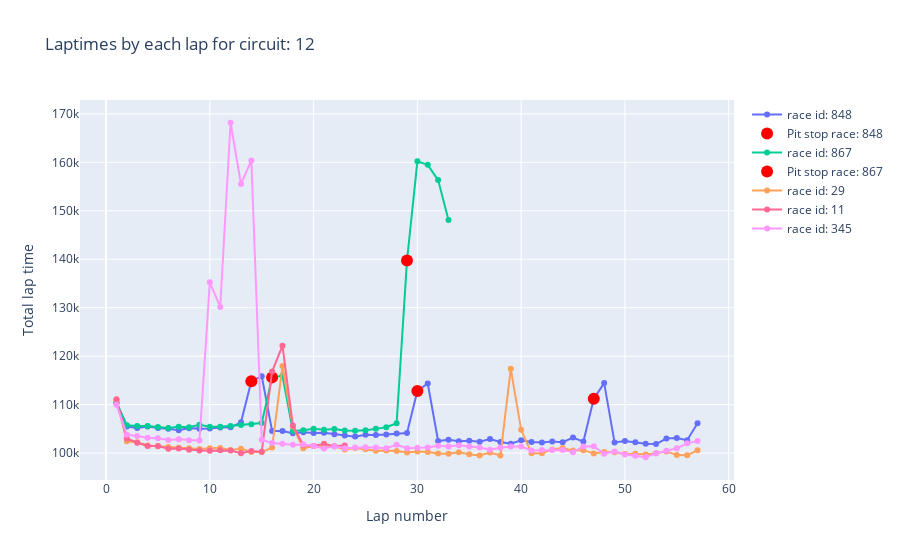

Notebook cell for this chart:
### Markdown cell above
#### Normal race scenario
- RaceId: 841
    - Two pit stops time: lap times increased during those points
#### Outlier situation
- RaceId: 860
    - Two pit stops, but lap time were still grater than normal
    - why? - Red flag or yellow flag? other outside factors?

### Code cell
fig = go.Figure()

circuit_id = 12

lap_times_selected_driver_circuit = master_lap_time_data[
    master_lap_time_data["circuitId"] == circuit_id
]
list_race_id = lap_times_selected_driver_circuit["raceId"].unique().tolist()

for race_id in list_race_id:

    lap_times_race = lap_times_selected_driver_circuit[
        lap_times_selected_driver_circuit["raceId"] == race_id
    ]

    fig.add_trace(
        go.Scatter(
            x=lap_times_race["lap"],
            y=lap_times_race["milliseconds"],
            mode="lines+markers",
            name=f"race id: {race_id}",
        )
    )

    condition = lap_times_race["isPitStop"]

    fig.add_trace(
        go.Scatter(
            x=lap_times_race.loc[condition, "lap"],
            y=lap_times_race.loc[condition, "milliseconds"],
            mode="markers",
            marker=dict(color="red", size=12, symbol="circle"),
            name=f"Pit stop race: {race_id}",
        )
    )

    fig.update_layout(
        title=f"Laptimes by each lap for circuit: {circuit_id}",
        xaxis_title="Lap number",
        yaxis_title="Total lap time",
    )
fig.show()

### Figure 1 — Plotly figure (JSON) as saved in the notebook; plotly's stock layout.template omitted (floating-point values rounded to 4 significant figures)
{"data": [{"mode": "lines+markers", "name": "race id: 848", "type": "scatter", "x": [1, 2, 3, 4, 5, 6, 7, 8, 9, 10, 11, 12, 13, 14, 15, 16, 17, 18, 19, 20, 21, 22, 23, 24, 25, 26, 27, 28, 29, 30, 31, 32, 33, 34, 35, 36, 37, 38, 39, 40, 41, 42, 43, 44, 45, 46, 47, 48, 49, 50, 51, 52, 53, 54, 55, 56, 57], "y": [110320, 105466, 105186, 105488, 105160, 105033, 104712, 105150, 105030, 105055, 105269, 105315, 106358, 114845, 115873, 104558, 104549, 104108, 104307, 104123, 104191, 103904, 103655, 103399, 103799, 103743, 103857, 104036, 104127, 112827, 114355, 102491, 102771, 102420, 102539, 102359, 102916, 102273, 101926, 102651, 102287, 102172, 102382, 102237, 103221, 102376, 111208, 114443, 102202, 102503, 102244, 101952, 101852, 102998, 103110, 102659, 106179]}, {"marker": {"color": "red", "size": 12, "symbol": "circle"}, "mode": "markers", "name": "Pit stop race: 848", "type": "scatter", "x": [14, 30, 47], "y": [114845, 112827, 111208]}, {"mode": "lines+markers", "name": "race id: 867", "type": "scatter", "x": [1, 2, 3, 4, 5, 6, 7, 8, 9, 10, 11, 12, 13, 14, 15, 16, 17, 18, 19, 20, 21, 22, 23, 24, 25, 26, 27, 28, 29, 30, 31, 32, 33], "y": [110454, 105759, 105584, 105602, 105409, 105168, 105412, 105341, 105856, 105415, 105423, 105602, 105818, 105950, 106210, 115623, 115953, 104555, 104690, 105008, 104832, 104988, 104644, 104611, 104707, 104998, 105328, 106162, 139743, 160201, 159481, 156334, 148102]}, {"marker": {"color": "red", "size": 12, "symbol": "circle"}, "mode": "markers", "name": "Pit stop race: 867", "type": "scatter", "x": [16, 29], "y": [115623, 139743]}, {"mode": "lines+markers", "name": "race id: 29", "type": "scatter", "x": [1, 2, 3, 4, 5, 6, 7, 8, 9, 10, 11, 12, 13, 14, 15, 16, 17, 18, 19, 20, 21, 22, 23, 24, 25, 26, 27, 28, 29, 30, 31, 32, 33, 34, 35, 36, 37, 38, 39, 40, 41, 42, 43, 44, 45, 46, 47, 48, 49, 50, 51, 52, 53, 54, 55, 56, 57], "y": [111020, 102428, 102235, 101558, 101420, 101235, 101122, 100974, 100818, 100986, 101053, 100653, 100906, 100248, 100209, 101142, 117972, 105493, 101002, 101470, 101325, 101423, 100733, 101039, 100811, 100471, 100529, 100414, 100107, 100312, 100227, 99937, 99879, 100192, 99771, 99485, 100107, 99519, 117391, 104800, 99965, 99953, 100761, 101031, 100512, 100604, 99924, 100243, 100183, 99794, 99846, 99708, 99967, 100346, 99583, 99532, 100596]}, {"marker": {"color": "red", "size": 12, "symbol": "circle"}, "mode": "markers", "name": "Pit stop race: 29", "type": "scatter", "x": [], "y": []}, {"mode": "lines+markers", "name": "race id: 11", "type": "scatter", "x": [1, 2, 3, 4, 5, 6, 7, 8, 9, 10, 11, 12, 13, 14, 15, 16, 17, 18, 19, 20, 21, 22, 23], "y": [111095, 103032, 102132, 101461, 101468, 100919, 100945, 100705, 100538, 100499, 100561, 100529, 99992, 100437, 100290, 116827, 122168, 105675, 101655, 101445, 101908, 101431, 101570]}, {"marker": {"color": "red", "size": 12, "symbol": "circle"}, "mode": "markers", "name": "Pit stop race: 11", "type": "scatter", "x": [], "y": []}, {"mode": "lines+markers", "name": "race id: 345", "type": "scatter", "x": [1, 2, 3, 4, 5, 6, 7, 8, 9, 10, 11, 12, 13, 14, 15, 16, 17, 18, 19, 20, 21, 22, 23, 24, 25, 26, 27, 28, 29, 30, 31, 32, 33, 34, 35, 36, 37, 38, 39, 40, 41, 42, 43, 44, 45, 46, 47, 48, 49, 50, 51, 52, 53, 54, 55, 56, 57], "y": [109992, 103768, 103534, 103153, 103055, 102684, 102841, 102654, 102620, 135248, 130161, 168170, 155530, 160386, 102765, 102059, 101904, 101696, 101748, 101478, 100943, 101382, 100990, 101152, 101195, 101141, 101000, 101698, 100985, 101081, 101166, 101509, 101379, 101631, 101363, 101146, 100673, 101108, 101349, 101336, 100528, 100619, 100614, 100653, 100186, 101385, 101402, 99863, 100351, 99695, 99446, 99141, 99976, 100508, 101007, 102005, 102519]}, {"marker": {"color": "red", "size": 12, "symbol": "circle"}, "mode": "markers", "name": "Pit stop race: 345", "type": "scatter", "x": [], "y": []}], "layout": {"title": {"text": "Laptimes by each lap for circuit: 12"}, "xaxis": {"title": {"text": "Lap number"}}, "yaxis": {"title": {"text": "Total lap time"}}}}
